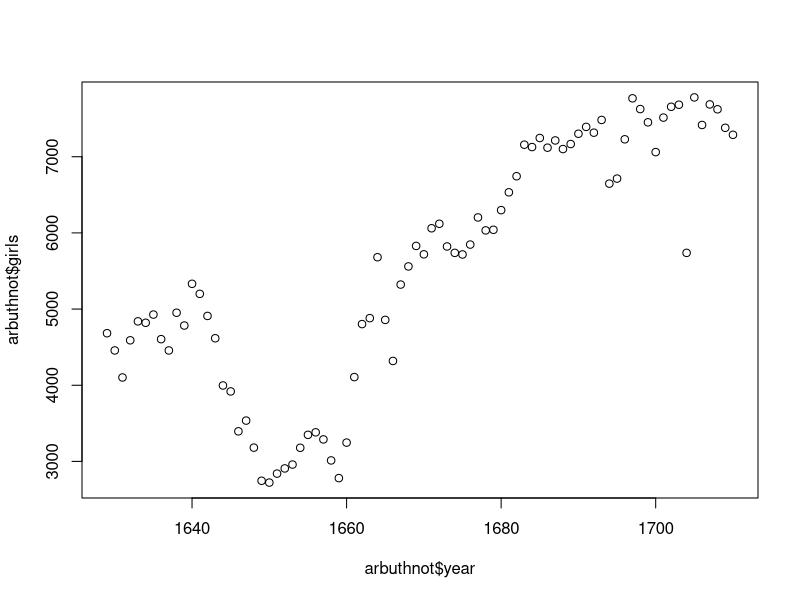
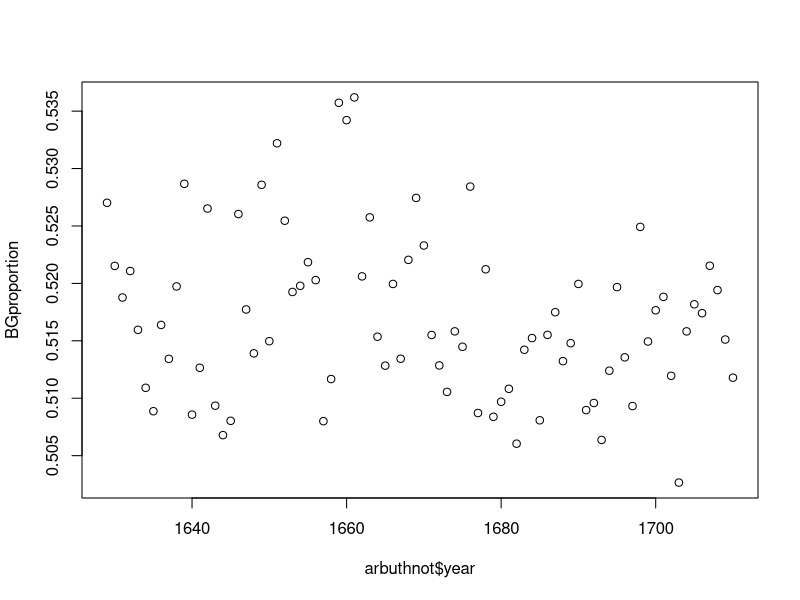
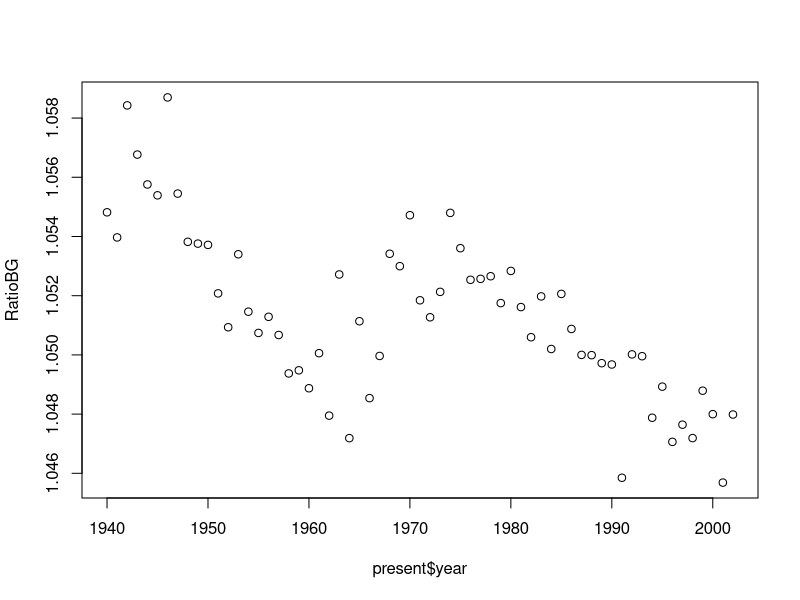

Recreate these plots in R, in order.
## ---- chunk 1
arbuthnot <-
structure(list(year = 1629:1710, boys = c(5218L, 4858L, 4422L, 
4994L, 5158L, 5035L, 5106L, 4917L, 4703L, 5359L, 5366L, 5518L, 
5470L, 5460L, 4793L, 4107L, 4047L, 3768L, 3796L, 3363L, 3079L, 
2890L, 3231L, 3220L, 3196L, 3441L, 3655L, 3668L, 3396L, 3157L, 
3209L, 3724L, 4748L, 5216L, 5411L, 6041L, 5114L, 4678L, 5616L, 
6073L, 6506L, 6278L, 6449L, 6443L, 6073L, 6113L, 6058L, 6552L, 
6423L, 6568L, 6247L, 6548L, 6822L, 6909L, 7577L, 7575L, 7484L, 
7575L, 7737L, 7487L, 7604L, 7909L, 7662L, 7602L, 7676L, 6985L, 
7263L, 7632L, 8062L, 8426L, 7911L, 7578L, 8102L, 8031L, 7765L, 
6113L, 8366L, 7952L, 8379L, 8239L, 7840L, 7640L), girls = c(4683L, 
4457L, 4102L, 4590L, 4839L, 4820L, 4928L, 4605L, 4457L, 4952L, 
4784L, 5332L, 5200L, 4910L, 4617L, 3997L, 3919L, 3395L, 3536L, 
3181L, 2746L, 2722L, 2840L, 2908L, 2959L, 3179L, 3349L, 3382L, 
3289L, 3013L, 2781L, 3247L, 4107L, 4803L, 4881L, 5681L, 4858L, 
4319L, 5322L, 5560L, 5829L, 5719L, 6061L, 6120L, 5822L, 5738L, 
5717L, 5847L, 6203L, 6033L, 6041L, 6299L, 6533L, 6744L, 7158L, 
7127L, 7246L, 7119L, 7214L, 7101L, 7167L, 7302L, 7392L, 7316L, 
7483L, 6647L, 6713L, 7229L, 7767L, 7626L, 7452L, 7061L, 7514L, 
7656L, 7683L, 5738L, 7779L, 7417L, 7687L, 7623L, 7380L, 7288L
)), .Names = c("year", "boys", "girls"), class = "data.frame", row.names = c(NA, 
-82L))
## ---- chunk 2
#Show the dimensions of the Matrix
dim(arbuthnot)
## ---- chunk 3
#Show the names of the Matrix
names(arbuthnot)
## ---- chunk 4
#Exercise 1, Show the number of girls baptozed each year
arbuthnot$girls
#Exercise 2
plot(x = arbuthnot$year, y = arbuthnot$girls)
#There does seem to be a trend to the data. in the early years female baptism was actually steadily increasing (1620-1640).
#Once it hit 1640, female baptism slowly started to decline (1640-1660). After 1660, female baptism started to steadily increase
#again, more so then the recent oncrease (1620-1640). At the end of the data plot, you can see that the graph is turing downwards
#again. The graph looks a little sin/cos like to me, with the rise and decline that is happening.
## ---- chunk 5
#Exercise 3
BGproportion <- (arbuthnot$boys / (arbuthnot$boys + arbuthnot$girls))
plot(x = arbuthnot$year, y = BGproportion)
## ---- chunk 6
present <-
structure(list(year = c(1940, 1941, 1942, 1943, 1944, 1945, 1946, 
1947, 1948, 1949, 1950, 1951, 1952, 1953, 1954, 1955, 1956, 1957, 
1958, 1959, 1960, 1961, 1962, 1963, 1964, 1965, 1966, 1967, 1968, 
1969, 1970, 1971, 1972, 1973, 1974, 1975, 1976, 1977, 1978, 1979, 
1980, 1981, 1982, 1983, 1984, 1985, 1986, 1987, 1988, 1989, 1990, 
1991, 1992, 1993, 1994, 1995, 1996, 1997, 1998, 1999, 2000, 2001, 
2002), boys = c(1211684, 1289734, 1444365, 1508959, 1435301, 
1404587, 1691220, 1899876, 1813852, 1826352, 1823555, 1923020, 
1971262, 2001798, 2059068, 2073719, 2133588, 2179960, 2152546, 
2173638, 2179708, 2186274, 2132466, 2101632, 2060162, 1927054, 
1845862, 1803388, 1796326, 1846572, 1915378, 1822910, 1669927, 
1608326, 1622114, 1613135, 1624436, 1705916, 1709394, 1791267, 
1852616, 1860272, 1885676, 1865553, 1879490, 1927983, 1924868, 
1951153, 2002424, 2069490, 2129495, 2101518, 2082097, 2048861, 
2022589, 1996355, 1990480, 1985596, 2016205, 2026854, 2076969, 
2057922, 2057979), girls = c(1148715, 1223693, 1364631, 1427901, 
1359499, 1330869, 1597452, 1800064, 1721216, 1733177, 1730594, 
1827830, 1875724, 1900322, 1958294, 1973576, 2029502, 2074824, 
2051266, 2071158, 2078142, 2082052, 2034896, 1996388, 1967328, 
1833304, 1760412, 1717571, 1705238, 1753634, 1816008, 1733060, 
1588484, 1528639, 1537844, 1531063, 1543352, 1620716, 1623885, 
1703131, 1759642, 1768966, 1794861, 1773380, 1789651, 1832578, 
1831679, 1858241, 1907086, 1971468, 2028717, 2009389, 1982917, 
1951379, 1930178, 1903234, 1901014, 1895298, 1925348, 1932563, 
1981845, 1968011, 1963747)), .Names = c("year", "boys", "girls"
), row.names = c(NA, 63L), class = "data.frame")
## ---- chunk 7
#Show the years that are withing 'present'
present$year
#Show the dimentions of present
dim(present)
#Show the column names of present
names(present)
## ---- chunk 8
#number of boys over the given years in present
present$boys
#number of boys over the given years in arbuthnot
arbuthnot$boys
#It is obvious that the number of boys being baptized in the present is significantlly 
#higher than it was in the past

#number of girls over the given years in present
present$girls
#number of girls over the given years in arbuthnot
arbuthnot$girls
#It is obvious that the number of girls being baptized in the present is significantlly
#higher than it was in the past
## ---- chunk 9
RatioBG <- present$boys/present$girls
plot(x = present$year, y = RatioBG)
#I see that the ratio of boys to girls is slowly declining. The ratio is still above
#one, which means there are more boys that girls being born, but the number is 
#creeping towards 1, so for the current data that is available, arbuthot is right.
#If we continue the data out for a few more years, the girls may surpass the boys.
## ---- chunk 10
#The total number of births for a given year
TotalBirths <- present$boys + present$girls
TotalBirths
#Ranks the total number of births (assigns them a number 1 being the smallest)
RankTotalBirths <- rank(TotalBirths)
RankTotalBirths
#Finds the largest number within the ranking (largest sum of births)
MaxRank <- max(RankTotalBirths)
MaxRank
#Finds the position of the largest rank within the list of rankings
#(smallest being in postion #1)
MatchRank <- match(MaxRank,RankTotalBirths)
MatchRank
#Finds the starting year of the present data frame
StartBirthYear <- min(present$year)
StartBirthYear
#Adds the position of the number of years since 1940 of the largest amount
#of births. SUbtract 1 because we start counting at 1940 which is position
#0 in the array.
MaxBirthYear <- StartBirthYear + MatchRank - 1
MaxBirthYear
